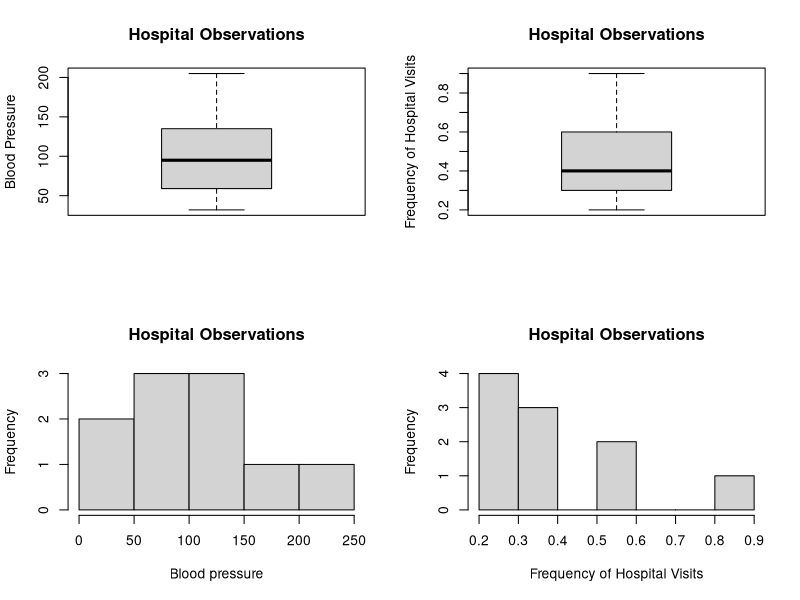
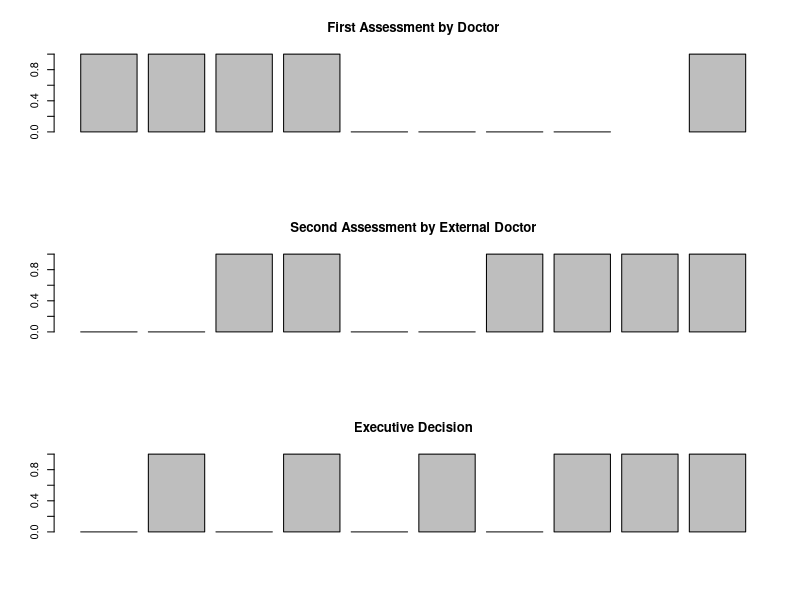

The R script that drew these images, in order:
x <- data.frame ("Freq"<-c(0.6,0.3,0.4,0.4,0.2,0.6,0.3,0.4,0.9,0.2),
                "bloodp"<-c(103,87,32,42,59,109,78,205,135,176),
                "first"<-c(1,1,1,1,0,0,0,0,NA,1),
                "second"<-c(0,0,1,1,0,0,1,1,1,1),
                "finaldecision"<-c(0,1,0,1,0,1,0,1,1,1)
)


par(mfrow=c(2,2))
boxplot(bloodp, main="Hospital Observations", ylab="Blood Pressure")
boxplot(Freq, main="Hospital Observations", ylab="Frequency of Hospital Visits")
hist(bloodp, main="Hospital Observations", xlab="Blood pressure")
hist(Freq, main="Hospital Observations", xlab="Frequency of Hospital Visits")

#used windows function to not override my graphs above
windows()
par(mfrow=c(3,1))
barplot(first, main="First Assessment by Doctor")
barplot(second, main="Second Assessment by External Doctor")
barplot(finaldecision, main="Executive Decision")